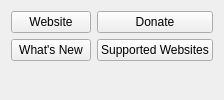
     <widget class="QWidget" name="linksTab">
      <attribute name="title">
       <string>Links</string>
      </attribute>
      <layout class="QHBoxLayout" name="horizontalLayout_4">
       <item>
        <layout class="QVBoxLayout" name="verticalLayout_4">
         <item>
          <widget class="QPushButton" name="websiteButton">
           <property name="focusPolicy">
            <enum>Qt::FocusPolicy::NoFocus</enum>
           </property>
           <property name="text">
            <string>Website</string>
           </property>
          </widget>
         </item>
         <item alignment="Qt::AlignmentFlag::AlignTop">
          <widget class="QPushButton" name="whatsNewButton">
           <property name="focusPolicy">
            <enum>Qt::FocusPolicy::NoFocus</enum>
           </property>
           <property name="text">
            <string>What's New</string>
           </property>
          </widget>
         </item>
        </layout>
       </item>
       <item>
        <layout class="QVBoxLayout" name="verticalLayout_5">
         <item>
          <widget class="QPushButton" name="donateButton">
           <property name="focusPolicy">
            <enum>Qt::FocusPolicy::NoFocus</enum>
           </property>
           <property name="text">
            <string>Donate</string>
           </property>
          </widget>
         </item>
         <item alignment="Qt::AlignmentFlag::AlignTop">
          <widget class="QPushButton" name="supportedWebsitesButton">
           <property name="focusPolicy">
            <enum>Qt::FocusPolicy::NoFocus</enum>
           </property>
           <property name="text">
            <string>Supported Websites</string>
           </property>
          </widget>
         </item>
        </layout>
       </item>
      </layout>
     </widget>
